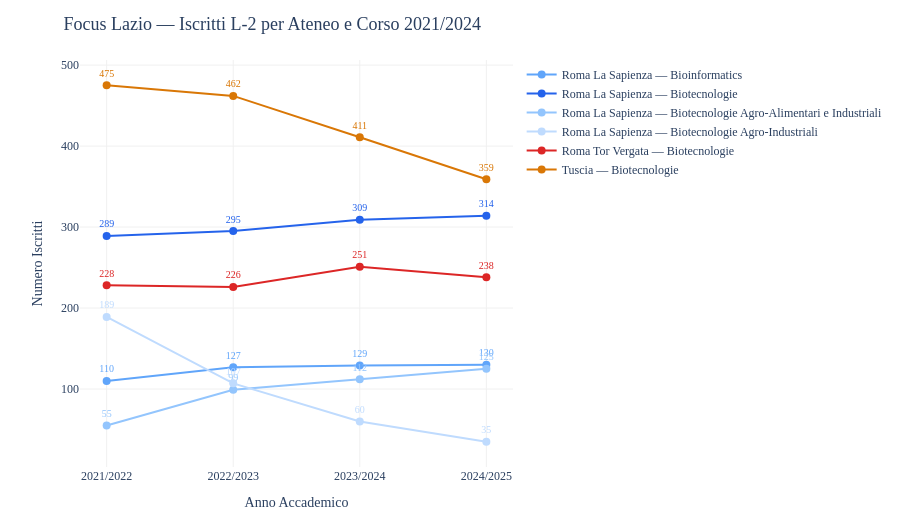

Notebook code cell kept with this figure:
### Code cell
COLORI_ATENEO = {
    "Roma La Sapienza — Biotecnologie":                               "#2563EB",
    "Roma La Sapienza — Bioinformatics":                              "#60A5FA",
    "Roma La Sapienza — Biotecnologie Agro-Alimentari e Industriali": "#93C5FD",
    "Roma La Sapienza — Biotecnologie Agro-Industriali":              "#BFDBFE",
    "Roma Tor Vergata — Biotecnologie":                               "#DC2626",
    "Tuscia — Biotecnologie":                                         "#D97706",
}

fig = go.Figure()

for label in df_lazio_trend["label"].unique():
    subset = df_lazio_trend[df_lazio_trend["label"] == label].sort_values("AnnoA")
    colore = COLORI_ATENEO.get(label, "#6B7280")

    fig.add_trace(go.Scatter(
        x=subset["AnnoA"],
        y=subset["Isc"],
        mode="lines+markers+text",
        name=label,
        line=dict(color=colore, width=2),
        marker=dict(size=8, color=colore),
        text=subset["Isc"].astype(str),
        textposition="top center",
        textfont=dict(size=10, color=colore),
        hovertemplate=f"<b>{label}</b><br>Anno: %{{x}}<br>Iscritti: %{{y}}<extra></extra>",
    ))

fig.update_layout(
    title="📍 Focus Lazio — Iscritti L-2 per Ateneo e Corso 2021/2024",
    xaxis_title="Anno Accademico",
    yaxis_title="Numero Iscritti",
    height=520,
    font_family="Georgia",
    title_font_size=18,
    plot_bgcolor="white",
    xaxis=dict(gridcolor="#f0f0f0"),
    yaxis=dict(gridcolor="#f0f0f0"),
    legend=dict(
        orientation="v",
        x=1.02,
        y=1,
        xanchor="left",
    ),
    margin=dict(r=300, t=60, b=40),
)

fig.show()

### Figure 1 — Plotly figure (JSON) as saved in the notebook; plotly's stock layout.template omitted (floating-point values rounded to 4 significant figures)
{"data": [{"hovertemplate": "<b>Roma La Sapienza — Bioinformatics</b><br>Anno: %{x}<br>Iscritti: %{y}<extra></extra>", "line": {"color": "#60A5FA", "width": 2}, "marker": {"color": "#60A5FA", "size": 8}, "mode": "lines+markers+text", "name": "Roma La Sapienza — Bioinformatics", "text": ["110", "127", "129", "130"], "textfont": {"color": "#60A5FA", "size": 10}, "textposition": "top center", "type": "scatter", "x": ["2021/2022", "2022/2023", "2023/2024", "2024/2025"], "y": [110, 127, 129, 130]}, {"hovertemplate": "<b>Roma La Sapienza — Biotecnologie</b><br>Anno: %{x}<br>Iscritti: %{y}<extra></extra>", "line": {"color": "#2563EB", "width": 2}, "marker": {"color": "#2563EB", "size": 8}, "mode": "lines+markers+text", "name": "Roma La Sapienza — Biotecnologie", "text": ["289", "295", "309", "314"], "textfont": {"color": "#2563EB", "size": 10}, "textposition": "top center", "type": "scatter", "x": ["2021/2022", "2022/2023", "2023/2024", "2024/2025"], "y": [289, 295, 309, 314]}, {"hovertemplate": "<b>Roma La Sapienza — Biotecnologie Agro-Alimentari e Industriali</b><br>Anno: %{x}<br>Iscritti: %{y}<extra></extra>", "line": {"color": "#93C5FD", "width": 2}, "marker": {"color": "#93C5FD", "size": 8}, "mode": "lines+markers+text", "name": "Roma La Sapienza — Biotecnologie Agro-Alimentari e Industriali", "text": ["55", "99", "112", "125"], "textfont": {"color": "#93C5FD", "size": 10}, "textposition": "top center", "type": "scatter", "x": ["2021/2022", "2022/2023", "2023/2024", "2024/2025"], "y": [55, 99, 112, 125]}, {"hovertemplate": "<b>Roma La Sapienza — Biotecnologie Agro-Industriali</b><br>Anno: %{x}<br>Iscritti: %{y}<extra></extra>", "line": {"color": "#BFDBFE", "width": 2}, "marker": {"color": "#BFDBFE", "size": 8}, "mode": "lines+markers+text", "name": "Roma La Sapienza — Biotecnologie Agro-Industriali", "text": ["189", "107", "60", "35"], "textfont": {"color": "#BFDBFE", "size": 10}, "textposition": "top center", "type": "scatter", "x": ["2021/2022", "2022/2023", "2023/2024", "2024/2025"], "y": [189, 107, 60, 35]}, {"hovertemplate": "<b>Roma Tor Vergata — Biotecnologie</b><br>Anno: %{x}<br>Iscritti: %{y}<extra></extra>", "line": {"color": "#DC2626", "width": 2}, "marker": {"color": "#DC2626", "size": 8}, "mode": "lines+markers+text", "name": "Roma Tor Vergata — Biotecnologie", "text": ["228", "226", "251", "238"], "textfont": {"color": "#DC2626", "size": 10}, "textposition": "top center", "type": "scatter", "x": ["2021/2022", "2022/2023", "2023/2024", "2024/2025"], "y": [228, 226, 251, 238]}, {"hovertemplate": "<b>Tuscia — Biotecnologie</b><br>Anno: %{x}<br>Iscritti: %{y}<extra></extra>", "line": {"color": "#D97706", "width": 2}, "marker": {"color": "#D97706", "size": 8}, "mode": "lines+markers+text", "name": "Tuscia — Biotecnologie", "text": ["475", "462", "411", "359"], "textfont": {"color": "#D97706", "size": 10}, "textposition": "top center", "type": "scatter", "x": ["2021/2022", "2022/2023", "2023/2024", "2024/2025"], "y": [475, 462, 411, 359]}], "layout": {"font": {"family": "Georgia"}, "height": 520, "legend": {"orientation": "v", "x": 1.02, "xanchor": "left", "y": 1}, "margin": {"b": 40, "r": 300, "t": 60}, "plot_bgcolor": "white", "title": {"font": {"size": 18}, "text": "📍 Focus Lazio — Iscritti L-2 per Ateneo e Corso 2021/2024"}, "xaxis": {"gridcolor": "#f0f0f0", "title": {"text": "Anno Accademico"}}, "yaxis": {"gridcolor": "#f0f0f0", "title": {"text": "Numero Iscritti"}}}}
